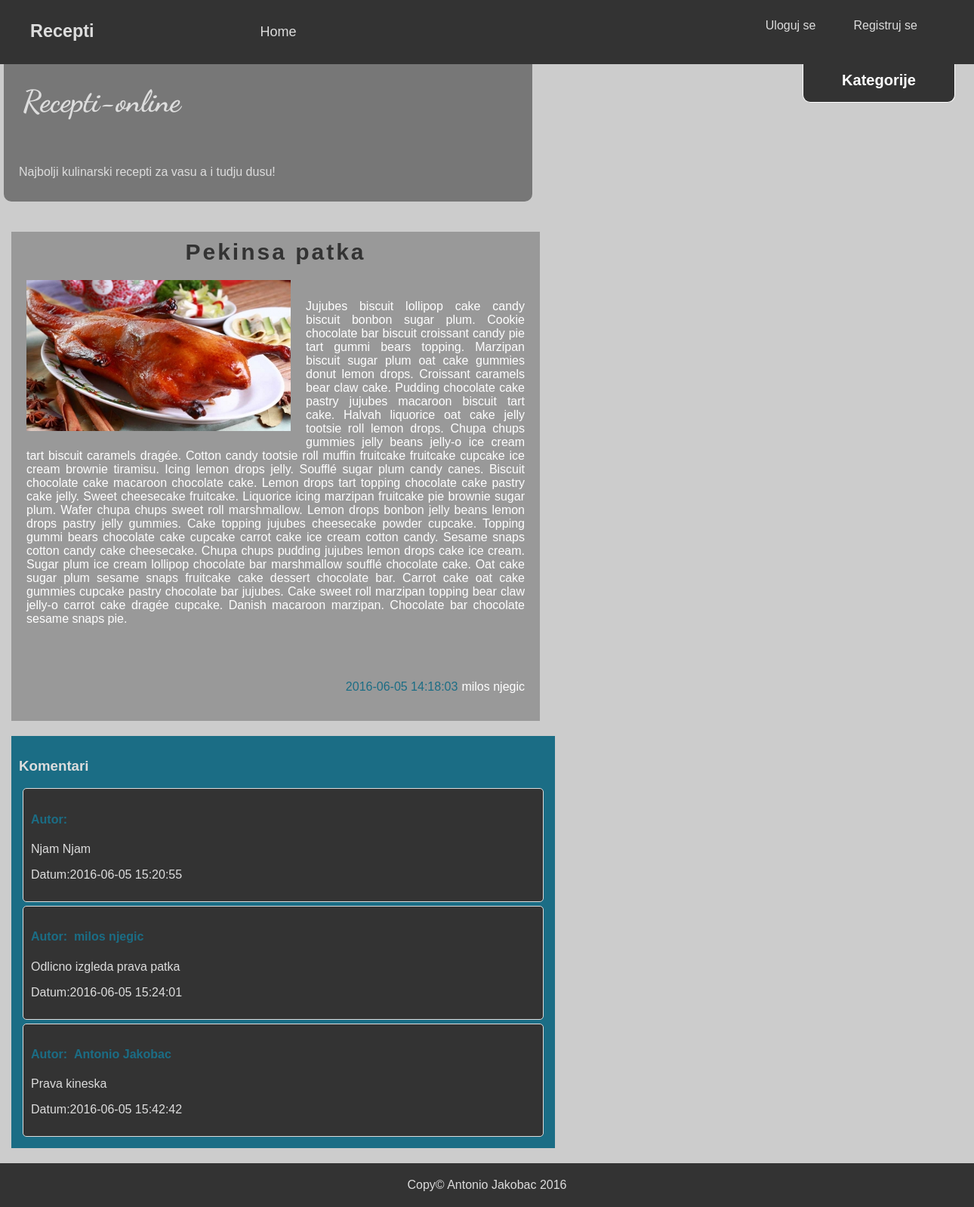
The page /index.php?page=single_page&id=5 on the database its author committed.
### tables this page shows
CREATE TABLE `recepies` (
  `id` int(11) NOT NULL,
  `author_id` int(11) NOT NULL,
  `category_id` int(11) NOT NULL,
  `title` varchar(255) NOT NULL,
  `content` text NOT NULL,
  `image` varchar(255) NOT NULL,
  `date` timestamp NOT NULL DEFAULT CURRENT_TIMESTAMP ON UPDATE CURRENT_TIMESTAMP
);

CREATE TABLE `authors` (
  `id` int(11) NOT NULL,
  `first_name` varchar(255) NOT NULL,
  `last_name` varchar(255) NOT NULL,
  `email` varchar(255) NOT NULL,
  `password` varchar(64) NOT NULL
);

CREATE TABLE `comments` (
  `id` int(11) NOT NULL,
  `author` varchar(255) NOT NULL,
  `recepie_id` int(11) NOT NULL,
  `comment` text NOT NULL,
  `date` timestamp NOT NULL DEFAULT CURRENT_TIMESTAMP
);

### controller/Controller.php (called while the page is built, shortened)
<?php
class Controller{
    public function loadView($view){
        include 'includes/'.$view.'.php';
    }
}

### public/index.php (called while the page is built, shortened)
<?php
include '../libs/config.php';
$controller = new controller\ViewController;
include 'includes/header.php';
include 'includes/sidebar.php';
$controller->home();
include 'includes/footer.php';

### libs/config.php (called while the page is built, shortened)
<?php
spl_autoload_register(function($class){
    $old = explode('\\', $class);
    $class_new = implode('/', $old);
});

### libs/database/conn/connection.php (called while the page is built, shortened)
<?php
class connection{
    private static $instance;
    public static function getInstanc(){
        if(self::$instance === null)
            return self::$instance = new \PDO("mysql:host=".DB_HOST."; dbname=".DB_NAME, DB_USER, DB_PASS);
        return self::$instance;
    }
}

### libs/database/DB.php (called while the page is built, shortened)
<?php
class DB{
    protected static $conn;
    protected static function setConnection(){
        static::$conn = conn\connection::getInstanc();
        static::$conn->setAttribute(PDO::ATTR_ERRMODE, PDO::ERRMODE_EXCEPTION);
    }
    public static function find_by_id($id){
        $table = static::$table;
        $keyColumn = static::$keyColumn;
        $sql = "SELECT * FROM {$table} WHERE {$keyColumn}={$id}";
        $result = static::$conn->query($sql);
        return $result->fetch(PDO::FETCH_OBJ);
    }
    public static function find_by_sql($sql){
        $result = static::$conn->query($sql);
        return $result->fetchAll(PDO::FETCH_OBJ);
    }
}

### public/includes/single_page.php (the view, shortened to what this page needs)
<?php
    $recept = libs\Recepi::find_by_id($_GET['id']);
?>
            <div id="content">
                <?php
                    $author = libs\Author::find_by_id($recept->author_id);
                ?>
                <div class="article single">
                    <h3 style="text-align: center;"><?= $recept->title;?></h3>
                    <img  src="images/recepies/<?= $recept->image;?>" alt="<?= $recept->title?>">
                    <p><?= $recept->content;?></p>
                    <p class="author"><span class="date"><?= $recept->date;?></span><?= $author->first_name.' '.$author->last_name; ?></p>
                </div>
                <?php
                    $sql = "SELECT * FROM comments WHERE recepie_id = {$_GET['id']}";
                    if(!empty($komentari = libs\Comment::find_by_sql($sql))):
                ?>
                <div id="komentari">
                    <h3>Komentari</h3>
                        <?php
                            foreach ($komentari as $komentar){
                        ?>
                    <div class="komentar">
                        <h4>Autor: &nbsp;<?= $komentar->author;?></h4>
                        <p><?= $komentar->comment;?></p>
                        <p>Datum:<?=$komentar->date;?></p>
                    </div>
                        <?php
                            }
                        ?>
                </div>
                <?php endif;?>
            </div>

### public/styles/css/style.css (style rules this page uses)
#content { padding: 10px; clear: both; min-height: 700px; }
.article { margin-top:30px; margin-right: 10px; margin-bottom: 20px; display: block; background-color: #999; overflow: hidden; width:500px; float:left; }
.article>h3 { margin:0; letter-spacing: 3px; font-size: 30px; padding: 10px; color:#333; }
.article>p { padding: 20px; color:white; }
.single { width:700px; }
.article>img { width: 200px; height:200px; }
.single>img { float:left; width: 350px; margin:10px 20px; }
.single>p { text-align: justify; }
.date { color:#1b6d85; margin-right:5px; }
.author { float:right; }
#komentari { width:700px; padding:10px; color:#ddd; background-color: #1b6d85; clear: both; margin-bottom: 10px; }
.komentar { padding:10px; margin:5px; background-color:#333; border:1px solid #ddd; border-radius: 5px; }
.komentar>h4 { color:#1b6d85; }

### rows shown on the page
recepies: title "Pekinsa patka", image (picture), content "Jujubes biscuit lollipop cake candy biscuit bonbon sugar plum. Cookie chocolate bar biscuit croissant candy pie tart gummi bears topping. Marzipan biscuit sugar plum oat cake gummies donut lemon drops. Croissant caramels bear claw cake. Pudding chocolate cake pastry jujubes macaroon biscuit tart cake. Halvah liquorice oat cake jelly tootsie roll lemon drops. Chupa chups gummies jelly beans jelly-o ice cream tart biscuit caramels dragée. Cotton candy tootsie roll muffin fruitcake fruitcake cupcake ice cream brownie tiramisu. Icing lemon drops jelly. Soufflé sugar plum candy canes. Biscuit chocolate cake macaroon chocolate cake. Lemon drops tart topping chocolate cake pastry cake jelly. Sweet…", date "2016-06-05 14:18:03"
authors: first_name "milos", last_name "njegic"
comments: comment "Njam Njam", date "2016-06-05 15:20:55"
comments: author "milos njegic", comment "Odlicno izgleda prava patka", date "2016-06-05 15:24:01"
comments: author "Antonio Jakobac", comment "Prava kineska", date "2016-06-05 15:42:42"
